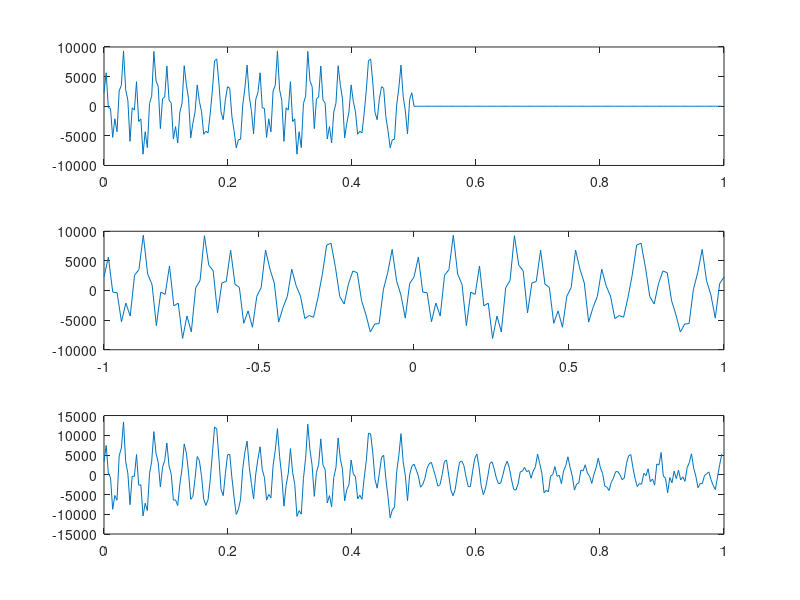
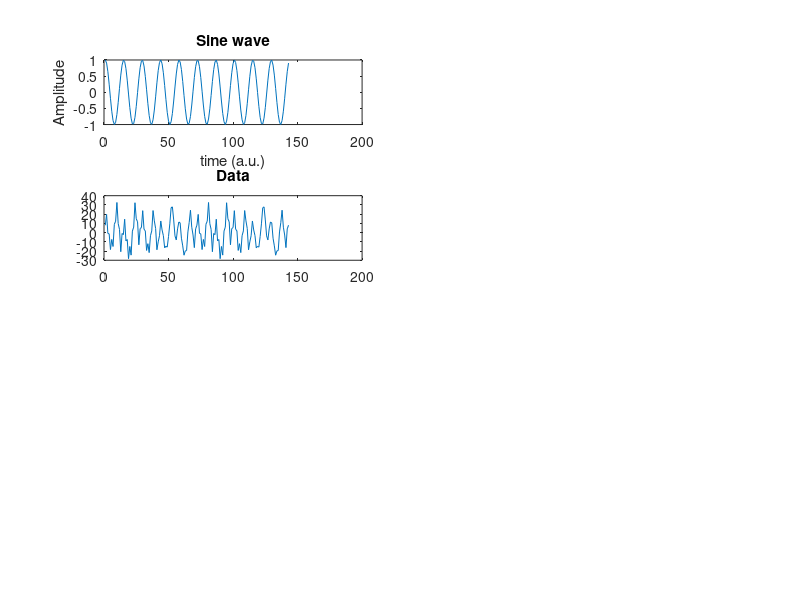
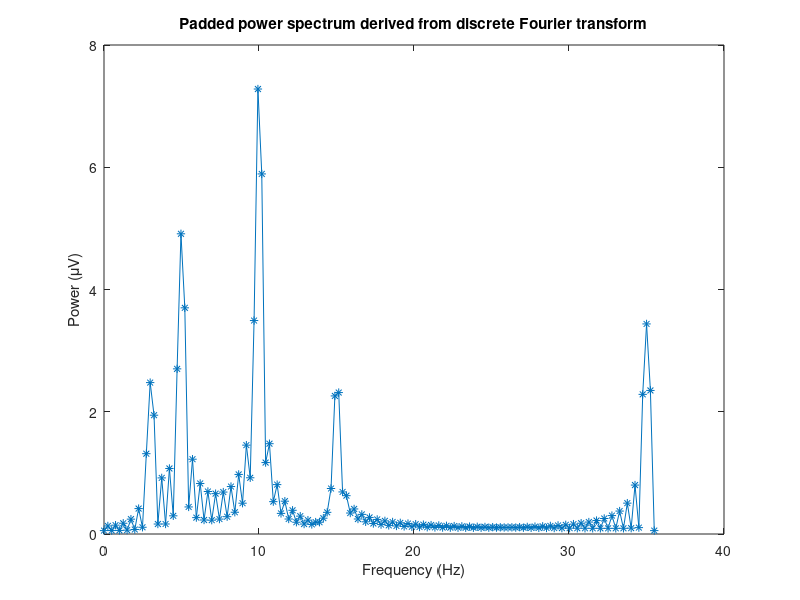
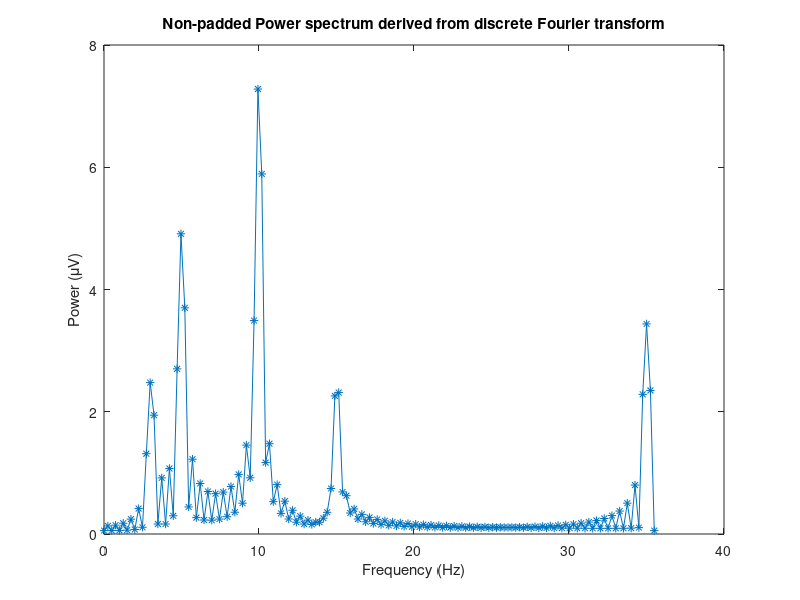

These figures' MATLAB source, in order:
srate = 71;

frex = [ 3   10   5   15   35 ];

amplit = [ 5   15   10   5   7 ];

phases = [  pi/7  pi/8  pi  pi/2  -pi/4 ];

time = -1:1/srate:1;

sine_waves = zeros(length(frex),length(time));
for fi=1:length(frex)
    sine_waves(fi,:) = amplit(fi) * sin(2*pi*time*frex(fi) + phases(fi));
end

signal  = sum(sine_waves,1); % sum to simplify
N       = length(signal);    % length of sequence
fourierTime = ((1:N)-1)/N;   % "time" used for sine waves

padsignal = sum(sine_waves,1);
for i = 1:N
  padsignal(length(padsignal)+1)=0;
end
padN = length(padsignal);
padtime = ((1:padN)-1)/padN;

nyquist = srate/2;       

fourierCoefs = zeros(size(padsignal)); 
padfourierCoefs = zeros(size(padsignal)); 
randfourierCoefs = zeros(size(padsignal)); 

pred1= zeros(size(padN)); 
pred2 = zeros(size(padN)); 
pred3 = zeros(size(padN)); 


frequencies = linspace(0,nyquist,floor(N/2)+1);
padfrequencies = linspace(0,nyquist,floor(padN/2)+1);

for fi=1:padN
    
    % create sine wave for this frequency
    padfourierSine = exp( -1i*2*pi*(fi-1).*padtime );
    fourierSine = exp( -1i*2*pi*(fi-1).*padtime(1:N) );
    temp = rand*(padN-1)
    disp(fi-1)
    randSine = exp( -1i*2*pi*temp.*padtime );
    
    % compute dot product as sum of point-wise elements
    fourierCoefs(fi) = dot(fourierSine, signal);
    padfourierCoefs(fi) = dot(padfourierSine, padsignal);
    randfourierCoefs(fi) = dot(randSine, padsignal);

    
    % note: this can also be expressed as a vector-vector product
    % fourier(fi) = fourierSine*signal';
   
    pred1 = pred1 + padfourierSine*padfourierCoefs(fi);
    pred2 = pred2+fourierSine*fourierCoefs(fi);
    pred3 = pred3+randSine*randfourierCoefs(fi);
end


figure(1)
subplot(311)
plot(padtime, pred1)
subplot(312)
plot(time, pred2)
subplot(313)
plot(padtime, pred3)

padfourierCoefs = padfourierCoefs / padN;
fourierCoefs = fourierCoefs / padN;

disp(padfrequencies)

figure(2), clf
subplot(421)
plot(real(exp( -2*pi*1i*(10).*fourierTime )))
xlabel('time (a.u.)'), ylabel('Amplitude')
title('Sine wave')

subplot(423)
plot(signal)
title('Data')

figure(3)
plot(padfrequencies,abs(padfourierCoefs(1:length(padfrequencies)))*2,'*-')
xlabel('Frequency (Hz)')
ylabel('Power (\muV)')
title('Padded power spectrum derived from discrete Fourier transform')

figure(4)
plot(padfrequencies,abs(fourierCoefs(1:length(padfrequencies)))*2,'*-')
xlabel('Frequency (Hz)')
ylabel('Power (\muV)')
title('Non-padded Power spectrum derived from discrete Fourier transform')


